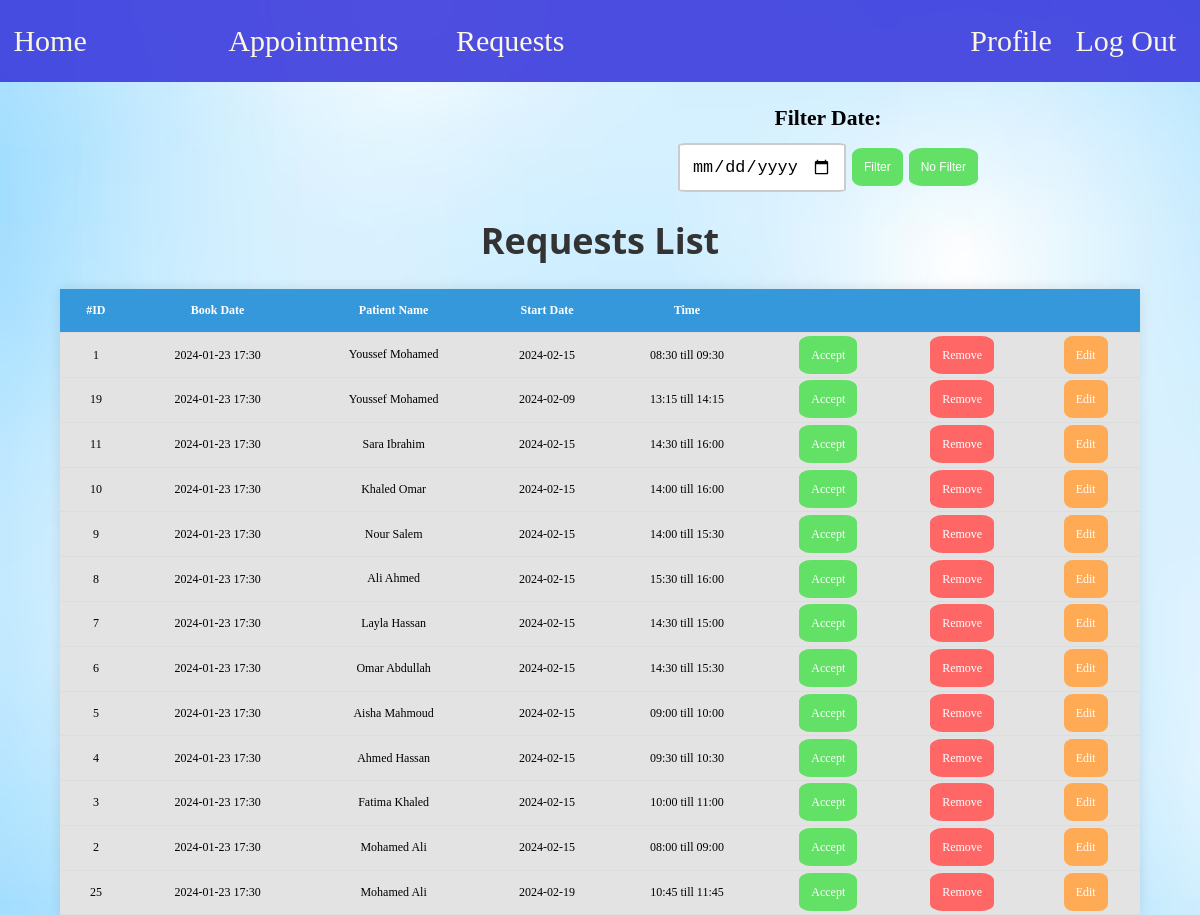
The app's page /secretary/requests.php (signed in) with its own data.
### tables this page shows
CREATE TABLE IF NOT EXISTS `appointment` (
    `id` INT NOT NULL AUTO_INCREMENT,
    `doctor_id` INT NOT NULL,
    `patient_id` INT NOT NULL,
    `department_id` INT NOT NULL,
    `start_date` DATETIME NOT NULL,
    `end_date` DATETIME NOT NULL,
    `status` VARCHAR(30) NOT NULL DEFAULT 'pending',
    `book_date` DATETIME NOT NULL DEFAULT CURRENT_TIMESTAMP,
    `bill` FLOAT NOT NULL DEFAULT 0,
    `payed` FLOAT NOT NULL DEFAULT 0,
    PRIMARY KEY (`id`),
    FOREIGN KEY (`doctor_id`) REFERENCES `doctor`(`id`) ON DELETE RESTRICT ON UPDATE CASCADE,
    FOREIGN KEY (`patient_id`) REFERENCES `patient`(`id`) ON DELETE RESTRICT ON UPDATE CASCADE,
    FOREIGN KEY (`department_id`) REFERENCES `department`(`id`) ON DELETE RESTRICT ON UPDATE NO ACTION
);

CREATE TABLE IF NOT EXISTS `patient` (
    `id` INT NOT NULL AUTO_INCREMENT,
    `email` VARCHAR(30) NOT NULL,
    `password` VARCHAR(255) NOT NULL,
    `first_name` VARCHAR(30) NOT NULL,
    `last_name` VARCHAR(30) NOT NULL,
    `age` INT NOT NULL,
    `gender` CHAR(1) NOT NULL,
    `phone` VARCHAR(30) NULL,
    `role` VARCHAR(30) NOT NULL DEFAULT 'patient',
    `pp` VARCHAR(255) NOT NULL DEFAULT 'default.png',
    PRIMARY KEY (`id`),
    UNIQUE (`email`)
);

### includes/functions.php (called while the page is built, shortened)
<?php
    function get_requests($dbc,$doctor_id,$filter_date){
        if(!$filter_date){
        $query = "SELECT app.*,pt.email,pt.first_name,pt.last_name,pt.phone
                FROM appointment app
                JOIN patient pt ON app.patient_id = pt.id
                WHERE (app.status = 'pending' OR app.status = 'queued') AND app.doctor_id = ?
                ORDER BY app.book_date ASC";
        $stmt = $dbc->prepare($query);
        $stmt->bind_param("i",$doctor_id);
        }
        $stmt->execute();
        $requests = $stmt->get_result();
        $result = [];
        while($row = $requests->fetch_assoc())
            $result[] = $row;
        return $result;
    }
?>

### secretary/requests.php (the view, shortened to what this page needs)
<?php
    include "../includes/header.php";
?>
<link href="../static/css/requests.css" rel="stylesheet" type="text/css">
<body style="background-image: url('../static/media/light_blue_bck_img.avif'); background-size: cover; background-repeat: no-repeat;">
<?php
    if($_SERVER['REQUEST_METHOD'] == 'GET'  && !isset($_SESSION['filter_date'])){
        $dbc = connectServer('localhost','root','',0);
        $requests = get_requests($dbc,$_SESSION['doctor_id'],NULL);
        echo '<div class="filter-container">
        <div class="date"></div>
        <div>
            <form method="post" action="requests.php">
                <label for="filter_date">Filter Date: </label>
                <div class="row">
                <input type="date" name="filter_date" id="filter_date" class="filter">
                <input type="submit" value="Filter" class="accept submit">
                <input type="submit" value="No Filter" class="accept cancel" name="no_filter">
                </div>
            </form>
        </div>
        </div>';
    }
    if(count($requests) == 0 ){
        echo '<div class="container">
            <div class="message">
                <p>There is no pending requests till now 📅.</p>
            </div></div>';
    }
    else{
        echo ' <div class="container"><h1>Requests List</h1>
        <table>
            <thead>
                <tr>
                    <th>#ID</th>
                    <th>Book Date</th>
                    <th>Patient Name</th>
                    <th>Start Date</th>
                    <th>Time</th>
                    <th></th>
                    <th></th>
                    <th></th>
                </tr>
            </thead>
            <tbody>';
            foreach($requests as $request){
                $request['start_date'] = new DateTime($request['start_date']);
                $start_date = $request['start_date']->format('Y-m-d');
                $start_hour = $request['start_date']->format('H:i');
                $end_hour = (new DateTime($request['end_date']))->format('H:i');
                $request['book_date'] = (new DateTime($request['book_date']))->format('Y-m-d H:i');
                echo '<tr class="'.$request['status'].'">
                <td>'.$request['id'].'</td>
                <td>'.$request['book_date'].'</td>
                <td><a href="../includes/profile.php?id='.$request['patient_id'].'&role=patient'.'">'.$request['first_name']." ".$request['last_name'].'</a>
                <br>'.$request['phone'].'
                </td>';
                if(!isset($_GET['edit']) || (isset($_GET['edit']) && $_GET['edit']!=$request['id'])){
                    echo '<td>'.$start_date.'</td>
                    <td>'.$start_hour.' till '.$end_hour.'</td>';
                }
                echo '<td>';
                if($request['status'] == 'pending')
                    echo '<a class="accept" href="http://localhost/Clinic-Management-System/secretary/accept_appointment.php?app_id='.$request['id'].'">Accept</a></td>';
                else
                    echo 'Queued</td>';
                echo '<td><a class="remove" href="http://localhost/Clinic-Management-System/includes/cancel_appointment.php?
                patient_id='.$request['patient_id'].'&app_id='.$request['id'].'">Remove</a></td>';
                if(isset($_GET['edit']) &&  $_GET['edit']==$request['id']){
                    echo '<td><input type="submit" value="Save" class="edit save"></td></form>';
                }
                else{
                echo '<td><a class="edit" href="http://localhost/Clinic-Management-System/secretary/requests.php?edit='.$request['id'].'">Edit</a>
                </td>';
                }
                echo '</tr>';
            }
            echo '</tbody>
        </table></div>';
    }
?>
</body>

### static/css/header.css (style rules this page uses)
* { margin: 0; padding: 0; box-sizing: border-box; }
body { background-color: #f4f4f4; }

### static/css/requests.css (style rules this page uses)
.container { display: flex; flex-direction: column; align-items: center; justify-content: center; width: 100vw; }
h1 { font-family:'Segoe UI', Tahoma, Geneva, Verdana, sans-serif; font-size: 3vw; text-align: center; color: #333; padding-bottom: 2vw; }
table { font-size: 1vw; width: 90vw; border-collapse: collapse; box-shadow: 0 0 1vw rgba(0, 0, 0, 0.1); background-color: #fff; }
th, td { padding: 1.2vw; text-align: center; border-bottom: 0.1vw solid #ddd; }
td a { text-decoration: none; color: black; padding: 0.1vw; }
th { background-color: #3498db; color: #fff; }
.accept { text-decoration: none; font-size: 1vw; background-color: #63e167; color: #fff; padding: 1vw 1vw; border: none; border-radius: 20%; cursor: pointer; font-size: 1vw; }
.edit { text-decoration: none; font-size: 1vw; background-color: #ffaa54; color: #fff; padding: 1vw 1vw; border: none; border-radius: 20%; cursor: pointer; font-size: 1vw; }
.remove { text-decoration: none; font-size: 1vw; background-color: #ff6767; color: #fff; padding: 1vw 1vw; border: none; border-radius: 20%; cursor: pointer; font-size: 1vw; }
.filter-container { padding: 2vw; display: flex; align-items: center; justify-content: space-around; }
.filter-container label { font-size: 1.8vw; font-weight: bold; }
.filter { border: 0.2vw solid rgb(203, 203, 203); border-radius: 5%; padding: 1vw; width: 14vw; font-size: 1.4vw; }
.row { padding-top: 1vw; width: 25vw; display: flex; align-items: center; justify-content: space-between; }
.filter-container form { width: 30vw; display: flex; flex-direction: column; align-items: center; justify-content: center; }
.pending { background-color: rgb(227, 227, 227); }

### records on screen
appointment: id "1", book_date "2024-01-23 17:30", patient.first_name "Youssef", patient.last_name "Mohamed", start_date "2024-02-15", start_hour "08:30", end_date "09:30"
appointment: id "19", book_date "2024-01-23 17:30", patient.first_name "Youssef", patient.last_name "Mohamed", start_date "2024-02-09", start_hour "13:15", end_date "14:15"
appointment: id "11", book_date "2024-01-23 17:30", patient.first_name "Sara", patient.last_name "Ibrahim", start_date "2024-02-15", start_hour "14:30", end_date "16:00"
appointment: id "10", book_date "2024-01-23 17:30", patient.first_name "Khaled", patient.last_name "Omar", start_date "2024-02-15", start_hour "14:00", end_date "16:00"
appointment: id "9", book_date "2024-01-23 17:30", patient.first_name "Nour", patient.last_name "Salem", start_date "2024-02-15", start_hour "14:00", end_date "15:30"
appointment: id "8", book_date "2024-01-23 17:30", patient.first_name "Ali", patient.last_name "Ahmed", start_date "2024-02-15", start_hour "15:30", end_date "16:00"
appointment: id "7", book_date "2024-01-23 17:30", patient.first_name "Layla", patient.last_name "Hassan", start_date "2024-02-15", start_hour "14:30", end_date "15:00"
appointment: id "6", book_date "2024-01-23 17:30", patient.first_name "Omar", patient.last_name "Abdullah", start_date "2024-02-15", start_hour "14:30", end_date "15:30"
appointment: id "5", book_date "2024-01-23 17:30", patient.first_name "Aisha", patient.last_name "Mahmoud", start_date "2024-02-15", start_hour "09:00", end_date "10:00"
appointment: id "4", book_date "2024-01-23 17:30", patient.first_name "Ahmed", patient.last_name "Hassan", start_date "2024-02-15", start_hour "09:30", end_date "10:30"
appointment: id "3", book_date "2024-01-23 17:30", patient.first_name "Fatima", patient.last_name "Khaled", start_date "2024-02-15", start_hour "10:00", end_date "11:00"
appointment: id "2", book_date "2024-01-23 17:30", patient.first_name "Mohamed", patient.last_name "Ali", start_date "2024-02-15", start_hour "08:00", end_date "09:00"
appointment: id "25", book_date "2024-01-23 17:30", patient.first_name "Mohamed", patient.last_name "Ali", start_date "2024-02-19", start_hour "10:45", end_date "11:45"
